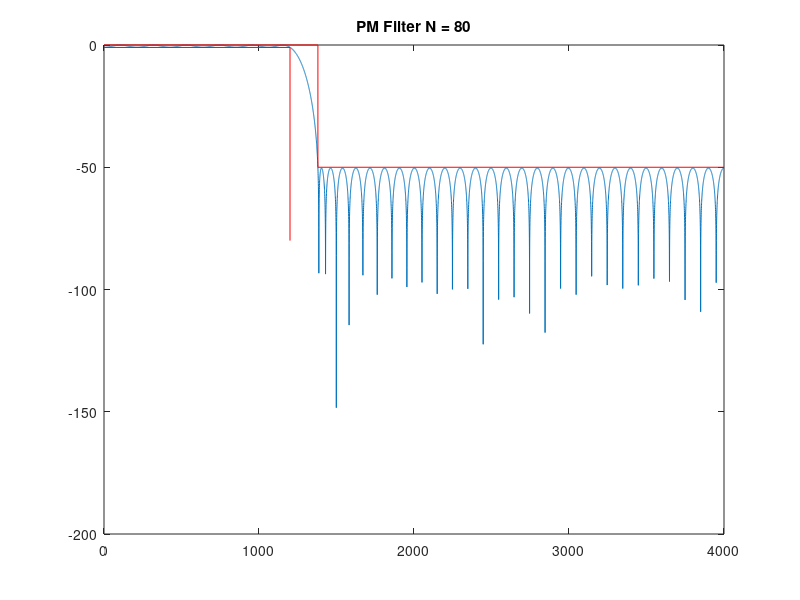

Write MATLAB code to recreate this figure.
clear all;
close all;
clc;

%% Projetar o filtro passa baixas 
% Specs:
fp = 1200;
fs = 1380;
fa = 8000; %fsamp
Ap = 1; As = 50;

fcuts = [fp fs];
w = fcuts/fa*(2*pi);
wp = w(1)/pi; ws = w(2)/pi;

mags = [1 0];
% devs = [1-10^(-Ap/20) 10^(-As/20)];
devs = [1-10^(-(Ap/2-0.06)/20) 10^(-As/20)];
G0 = -Ap/2;

% calculo da ordem com firpmord
[n,f0,a0,w0] = firpmord(fcuts,mags,devs,fa);

% calculo algoritmo PM
h_pm = firpm(n,f0,a0,w0);
h_pm = h_pm*10^(G0/20);

[Hw,w] = freqz(h_pm, 1, 10000);
plot(w*fa/2/pi,20*log10(abs(Hw)))
title_txt = ['PM Filter N = ' num2str(n)];
title(title_txt)
hold on
Amin = 80;
% ylim([-Amin 10])
plot([0,wp,wp]*fa/2,[-Ap,-Ap,-80], '-red')
plot([0,ws,ws,1]*fa/2,[0,0,-As,-As], '-red')




